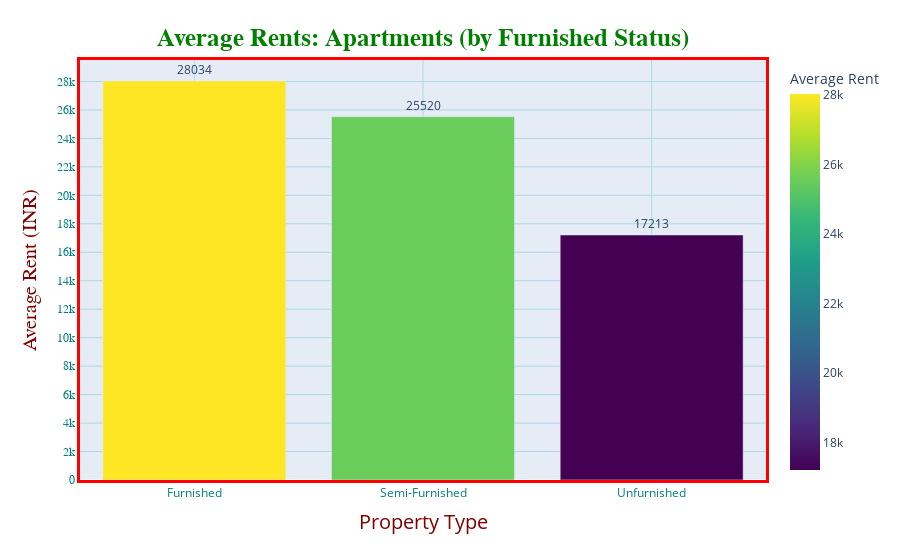

This figure's notebook cell:
### Code cell
fur_grp = df.groupby('furnish_status')
fur_rents = fur_grp['price'].mean()
fur_rents = dict(fur_rents)
list1 = fur_rents.keys()
list2 = fur_rents.values()
furrents_df = pd.DataFrame(list(zip(list1,list2)), columns=['furnish_type','mean_rent'])
furrents_df['mean_rent'] = furrents_df['mean_rent'].astype(int)

fig = px.bar(furrents_df,x='furnish_type', y='mean_rent', text='mean_rent',
            labels={'mean_rent':'Average Rent'}, color='mean_rent', color_continuous_scale = 'viridis') 

fig.update_traces(textposition='outside')
fig.update_layout(title_text="<b>Average Rents: Apartments (by Furnished Status)</b>",
                 title_font_size=25,
                 title_font_color='green',
                 title_font_family='Titillium Web',
                 title_x=0.47,
                 title_y=0.95,
                 title_xanchor='center',
                 title_yanchor='top',
                 yaxis={'categoryorder':'total ascending'}
                 )

fig.update_xaxes(
        color='teal',
        title_text='Property Type',
        title_font_family='Open Sans',
        title_font_size=20,
        title_font_color='maroon',
        title_standoff = 15,
        gridcolor='lightblue',
        tickmode='auto',
        linecolor='red',
        linewidth=3,
        mirror=True)

fig.update_yaxes(
        color='Teal',
        title_text='Average Rent (INR)',
        title_font_family='Droid Sans',
        title_font_size=20,
        title_font_color='maroon',
        title_standoff = 15,
        tickfont_family='Arial',
        nticks = 20,
        gridcolor='lightblue',
        linecolor='red',
        linewidth=3,
        mirror = True)

### Figure 1 — Plotly figure (JSON) as saved in the notebook; plotly's stock layout.template omitted (floating-point values rounded to 4 significant figures)
{"data": [{"alignmentgroup": "True", "hovertemplate": "furnish_type=%{x}<br>Average Rent=%{marker.color}<extra></extra>", "legendgroup": "", "marker": {"color": [28034, 25520, 17213], "coloraxis": "coloraxis", "pattern": {"shape": ""}}, "name": "", "offsetgroup": "", "orientation": "v", "showlegend": false, "text": ["28034", "25520", "17213"], "textposition": "outside", "type": "bar", "x": ["Furnished", "Semi-Furnished", "Unfurnished"], "xaxis": "x", "y": [28034, 25520, 17213], "yaxis": "y"}], "layout": {"barmode": "relative", "coloraxis": {"colorbar": {"title": {"text": "Average Rent"}}, "colorscale": [[0, "#440154"], [0.1111, "#482878"], [0.2222, "#3e4989"], [0.3333, "#31688e"], [0.4444, "#26828e"], [0.5556, "#1f9e89"], [0.6667, "#35b779"], [0.7778, "#6ece58"], [0.8889, "#b5de2b"], [1, "#fde725"]]}, "legend": {"tracegroupgap": 0}, "margin": {"t": 60}, "title": {"font": {"color": "green", "family": "Titillium Web", "size": 25}, "text": "<b>Average Rents: Apartments (by Furnished Status)</b>", "x": 0.47, "xanchor": "center", "y": 0.95, "yanchor": "top"}, "xaxis": {"anchor": "y", "color": "teal", "domain": [0, 1], "gridcolor": "lightblue", "linecolor": "red", "linewidth": 3, "mirror": true, "tickmode": "auto", "title": {"font": {"color": "maroon", "family": "Open Sans", "size": 20}, "standoff": 15, "text": "Property Type"}}, "yaxis": {"anchor": "x", "categoryorder": "total ascending", "color": "Teal", "domain": [0, 1], "gridcolor": "lightblue", "linecolor": "red", "linewidth": 3, "mirror": true, "nticks": 20, "tickfont": {"family": "Arial"}, "title": {"font": {"color": "maroon", "family": "Droid Sans", "size": 20}, "standoff": 15, "text": "Average Rent (INR)"}}}}
